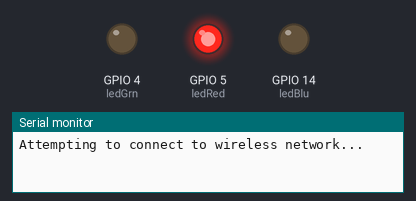
Bench run of a sketch on a simulated ESP8266 (NodeMCU). Parts: output pins drawn as LEDs (lit = HIGH), the last lines printed to the serial monitor. WiFi joins after 1.5 s; servers stay silent unless stated.

Above: at 0.1 s.
At 2.1 s:
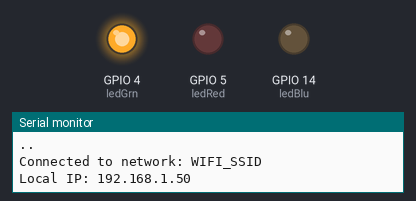
Timing chart, 0 to 3.6 s (numbered marks = the images above):
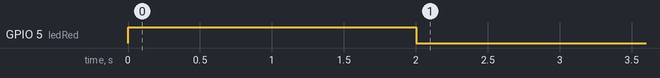

The sketch:

sketch_mar20b-esp8266-wifi-connect-test.ino
```cpp
// (licence header left out)
/*
  DefaultSSID: AI-THINKER_169589
  AP MAC: a2:20:a6:16:95:89
  ST MAC: a0:20:a6:16:95:89
*/

#include <ESP8266WiFi.h>
#include <WiFiClient.h>

// WiFi AP details
const char* ssid = "WIFI_SSID";
const char* password = "WIFI_PASSWORD";

// LED GPIO pins
const int ledRed = 5;
const int ledGrn = 4;
const int ledBlu = 14;

void setup() {
  pinMode(ledRed, OUTPUT);
  pinMode(ledGrn, OUTPUT);
  pinMode(ledBlu, OUTPUT);

  Serial.begin(115200);
  WiFi.begin(ssid, password);
  digitalWrite(ledRed, HIGH);

  Serial.println();
  Serial.println("Attempting to connect to wireless network...");

  // Wait for connection
  while (WiFi.status() != WL_CONNECTED) {
    delay(1000);
    Serial.print(".");
  }

  if (WiFi.status() == WL_CONNECTED) {
    Serial.println();
    Serial.print("Connected to network: ");
    Serial.println(ssid);
    Serial.print("Local IP: ");
    Serial.println(WiFi.localIP());
    digitalWrite(ledRed, LOW);
    digitalWrite(ledGrn, HIGH);
  }
}

void loop() {

}
```
